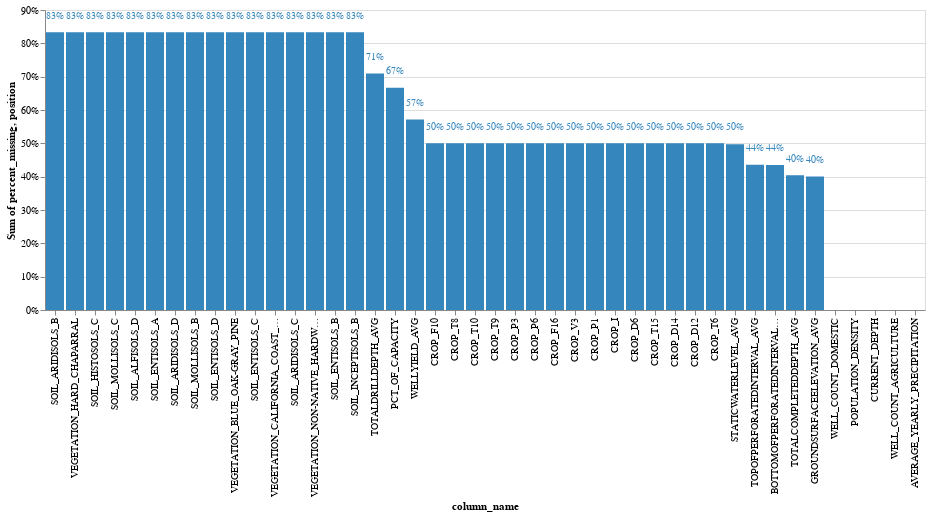

Notebook cell for this chart:
### Markdown cell above
### Preprocessing Data

### Code cell
draw_missing_data_chart(X_train)

### Figure 1 — Vega-Lite specification as saved in the notebook (floating-point values rounded to 4 significant figures)
{"config": {"view": {"continuousWidth": 400, "continuousHeight": 300}}, "layer": [{"mark": {"type": "bar", "color": "#3586BD"}, "encoding": {"color": {"value": "#3586BD"}, "tooltip": [{"field": "column_name", "type": "nominal"}, {"field": "percent_missing", "type": "quantitative"}], "x": {"field": "column_name", "sort": ["SOIL_ARIDISOLS_B", "VEGETATION_HARD_CHAPARRAL", "SOIL_HISTOSOLS_C", "SOIL_MOLLISOLS_C", "SOIL_ALFISOLS_D", "SOIL_ENTISOLS_A", "SOIL_ARIDISOLS_D", "SOIL_MOLLISOLS_B", "SOIL_ENTISOLS_D", "VEGETATION_BLUE_OAK-GRAY_PINE", "SOIL_ENTISOLS_C", "VEGETATION_CALIFORNIA_COAST_LIVE_OAK", "SOIL_ARIDISOLS_C", "VEGETATION_NON-NATIVE_HARDWOOD_FOREST", "SOIL_ENTISOLS_B", "SOIL_INCEPTISOLS_B", "TOTALDRILLDEPTH_AVG", "PCT_OF_CAPACITY", "WELLYIELD_AVG", "CROP_F10", "CROP_T8", "CROP_T10", "CROP_T9", "CROP_P3", "CROP_P6", "CROP_F16", "CROP_V3", "CROP_P1", "CROP_I", "CROP_D6", "CROP_T15", "CROP_D14", "CROP_D12", "CROP_T6", "STATICWATERLEVEL_AVG", "TOPOFPERFORATEDINTERVAL_AVG", "BOTTOMOFPERFORATEDINTERVAL_AVG", "TOTALCOMPLETEDDEPTH_AVG", "GROUNDSURFACEELEVATION_AVG", "WELL_COUNT_DOMESTIC", "POPULATION_DENSITY", "CURRENT_DEPTH", "WELL_COUNT_AGRICULTURE", "AVERAGE_YEARLY_PRECIPITATION"], "type": "nominal"}, "y": {"aggregate": "sum", "axis": {"format": "%"}, "field": "percent_missing", "stack": "normalize", "type": "quantitative"}}}, {"mark": {"type": "text", "align": "center", "color": "black", "fontSize": 10}, "encoding": {"color": {"value": "#3586BD"}, "text": {"field": "percent_missing", "format": ".0%", "type": "quantitative"}, "tooltip": [{"field": "column_name", "type": "nominal"}, {"field": "percent_missing", "type": "quantitative"}], "x": {"field": "column_name", "sort": ["SOIL_ARIDISOLS_B", "VEGETATION_HARD_CHAPARRAL", "SOIL_HISTOSOLS_C", "SOIL_MOLLISOLS_C", "SOIL_ALFISOLS_D", "SOIL_ENTISOLS_A", "SOIL_ARIDISOLS_D", "SOIL_MOLLISOLS_B", "SOIL_ENTISOLS_D", "VEGETATION_BLUE_OAK-GRAY_PINE", "SOIL_ENTISOLS_C", "VEGETATION_CALIFORNIA_COAST_LIVE_OAK", "SOIL_ARIDISOLS_C", "VEGETATION_NON-NATIVE_HARDWOOD_FOREST", "SOIL_ENTISOLS_B", "SOIL_INCEPTISOLS_B", "TOTALDRILLDEPTH_AVG", "PCT_OF_CAPACITY", "WELLYIELD_AVG", "CROP_F10", "CROP_T8", "CROP_T10", "CROP_T9", "CROP_P3", "CROP_P6", "CROP_F16", "CROP_V3", "CROP_P1", "CROP_I", "CROP_D6", "CROP_T15", "CROP_D14", "CROP_D12", "CROP_T6", "STATICWATERLEVEL_AVG", "TOPOFPERFORATEDINTERVAL_AVG", "BOTTOMOFPERFORATEDINTERVAL_AVG", "TOTALCOMPLETEDDEPTH_AVG", "GROUNDSURFACEELEVATION_AVG", "WELL_COUNT_DOMESTIC", "POPULATION_DENSITY", "CURRENT_DEPTH", "WELL_COUNT_AGRICULTURE", "AVERAGE_YEARLY_PRECIPITATION"], "type": "nominal"}, "y": {"field": "position", "type": "quantitative"}}, "transform": [{"calculate": "datum.percent_missing + 0.05 * datum.percent_missing / abs(datum.percent_missing)", "as": "position"}]}], "data": {"name": "data-514b07d97bb052be795fd61338b15b32"}, "$schema": "https://vega.github.io/schema/vega-lite/v4.17.0.json", "datasets": {"data-514b07d97bb052be795fd61338b15b32": [{"column_name": "SOIL_ARIDISOLS_B", "percent_missing": 0.8333}, {"column_name": "VEGETATION_HARD_CHAPARRAL", "percent_missing": 0.8333}, {"column_name": "SOIL_HISTOSOLS_C", "percent_missing": 0.8333}, {"column_name": "SOIL_MOLLISOLS_C", "percent_missing": 0.8333}, {"column_name": "SOIL_ALFISOLS_D", "percent_missing": 0.8333}, {"column_name": "SOIL_ENTISOLS_A", "percent_missing": 0.8333}, {"column_name": "SOIL_ARIDISOLS_D", "percent_missing": 0.8333}, {"column_name": "SOIL_MOLLISOLS_B", "percent_missing": 0.8333}, {"column_name": "SOIL_ENTISOLS_D", "percent_missing": 0.8333}, {"column_name": "VEGETATION_BLUE_OAK-GRAY_PINE", "percent_missing": 0.8333}, {"column_name": "SOIL_ENTISOLS_C", "percent_missing": 0.8333}, {"column_name": "VEGETATION_CALIFORNIA_COAST_LIVE_OAK", "percent_missing": 0.8333}, {"column_name": "SOIL_ARIDISOLS_C", "percent_missing": 0.8333}, {"column_name": "VEGETATION_NON-NATIVE_HARDWOOD_FOREST", "percent_missing": 0.8333}, {"column_name": "SOIL_ENTISOLS_B", "percent_missing": 0.8333}, {"column_name": "SOIL_INCEPTISOLS_B", "percent_missing": 0.8333}, {"column_name": "TOTALDRILLDEPTH_AVG", "percent_missing": 0.7092}, {"column_name": "PCT_OF_CAPACITY", "percent_missing": 0.6667}, {"column_name": "WELLYIELD_AVG", "percent_missing": 0.5711}, {"column_name": "CROP_F10", "percent_missing": 0.5}, {"column_name": "CROP_T8", "percent_missing": 0.5}, {"column_name": "CROP_T10", "percent_missing": 0.5}, {"column_name": "CROP_T9", "percent_missing": 0.5}, {"column_name": "CROP_P3", "percent_missing": 0.5}, {"column_name": "CROP_P6", "percent_missing": 0.5}, {"column_name": "CROP_F16", "percent_missing": 0.5}, {"column_name": "CROP_V3", "percent_missing": 0.5}, {"column_name": "CROP_P1", "percent_missing": 0.5}, {"column_name": "CROP_I", "percent_missing": 0.5}, {"column_name": "CROP_D6", "percent_missing": 0.5}, {"column_name": "CROP_T15", "percent_missing": 0.5}, {"column_name": "CROP_D14", "percent_missing": 0.5}, {"column_name": "CROP_D12", "percent_missing": 0.5}, {"column_name": "CROP_T6", "percent_missing": 0.5}, {"column_name": "STATICWATERLEVEL_AVG", "percent_missing": 0.4976}, {"column_name": "TOPOFPERFORATEDINTERVAL_AVG", "percent_missing": 0.4355}, {"column_name": "BOTTOMOFPERFORATEDINTERVAL_AVG", "percent_missing": 0.4351}, {"column_name": "TOTALCOMPLETEDDEPTH_AVG", "percent_missing": 0.4041}, {"column_name": "GROUNDSURFACEELEVATION_AVG", "percent_missing": 0.4006}, {"column_name": "WELL_COUNT_DOMESTIC", "percent_missing": 0.0}, {"column_name": "POPULATION_DENSITY", "percent_missing": 0.0}, {"column_name": "CURRENT_DEPTH", "percent_missing": 0.0}, {"column_name": "WELL_COUNT_AGRICULTURE", "percent_missing": 0.0}, {"column_name": "AVERAGE_YEARLY_PRECIPITATION", "percent_missing": 0.0}]}}
